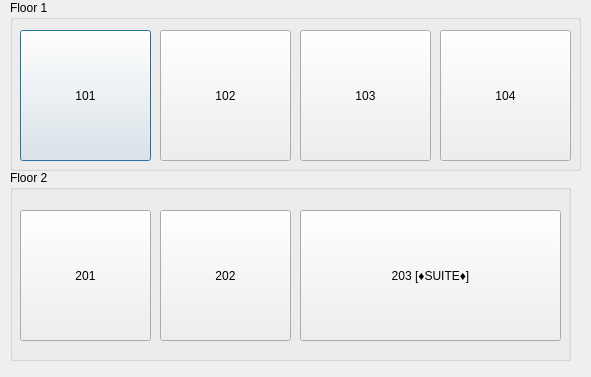
<?xml version="1.0" encoding="UTF-8"?>
<ui version="4.0">
 <class>RoomsDialog</class>
 <widget class="QDialog" name="RoomsDialog">
  <property name="geometry">
   <rect>
    <x>0</x>
    <y>0</y>
    <width>591</width>
    <height>377</height>
   </rect>
  </property>
  <property name="windowTitle">
   <string>Dialog</string>
  </property>
  <widget class="QGroupBox" name="groupBox">
   <property name="geometry">
    <rect>
     <x>10</x>
     <y>0</y>
     <width>571</width>
     <height>171</height>
    </rect>
   </property>
   <property name="title">
    <string>Floor 1</string>
   </property>
   <widget class="QPushButton" name="pb101">
    <property name="geometry">
     <rect>
      <x>10</x>
      <y>30</y>
      <width>131</width>
      <height>131</height>
     </rect>
    </property>
    <property name="text">
     <string>101</string>
    </property>
   </widget>
   <widget class="QPushButton" name="pb102">
    <property name="geometry">
     <rect>
      <x>150</x>
      <y>30</y>
      <width>131</width>
      <height>131</height>
     </rect>
    </property>
    <property name="text">
     <string>102</string>
    </property>
   </widget>
   <widget class="QPushButton" name="pb103">
    <property name="geometry">
     <rect>
      <x>290</x>
      <y>30</y>
      <width>131</width>
      <height>131</height>
     </rect>
    </property>
    <property name="text">
     <string>103</string>
    </property>
   </widget>
   <widget class="QPushButton" name="pb104">
    <property name="geometry">
     <rect>
      <x>430</x>
      <y>30</y>
      <width>131</width>
      <height>131</height>
     </rect>
    </property>
    <property name="text">
     <string>104</string>
    </property>
   </widget>
  </widget>
  <widget class="QGroupBox" name="groupBox_2">
   <property name="geometry">
    <rect>
     <x>10</x>
     <y>170</y>
     <width>561</width>
     <height>191</height>
    </rect>
   </property>
   <property name="title">
    <string>Floor 2</string>
   </property>
   <widget class="QPushButton" name="pb201">
    <property name="geometry">
     <rect>
      <x>10</x>
      <y>40</y>
      <width>131</width>
      <height>131</height>
     </rect>
    </property>
    <property name="text">
     <string>201</string>
    </property>
   </widget>
   <widget class="QPushButton" name="pb202">
    <property name="geometry">
     <rect>
      <x>150</x>
      <y>40</y>
      <width>131</width>
      <height>131</height>
     </rect>
    </property>
    <property name="text">
     <string>202</string>
    </property>
   </widget>
   <widget class="QPushButton" name="pb203">
    <property name="geometry">
     <rect>
      <x>290</x>
      <y>40</y>
      <width>261</width>
      <height>131</height>
     </rect>
    </property>
    <property name="text">
     <string>203 [♦SUITE♦]</string>
    </property>
   </widget>
  </widget>
 </widget>
 <resources/>
 <connections/>
</ui>
